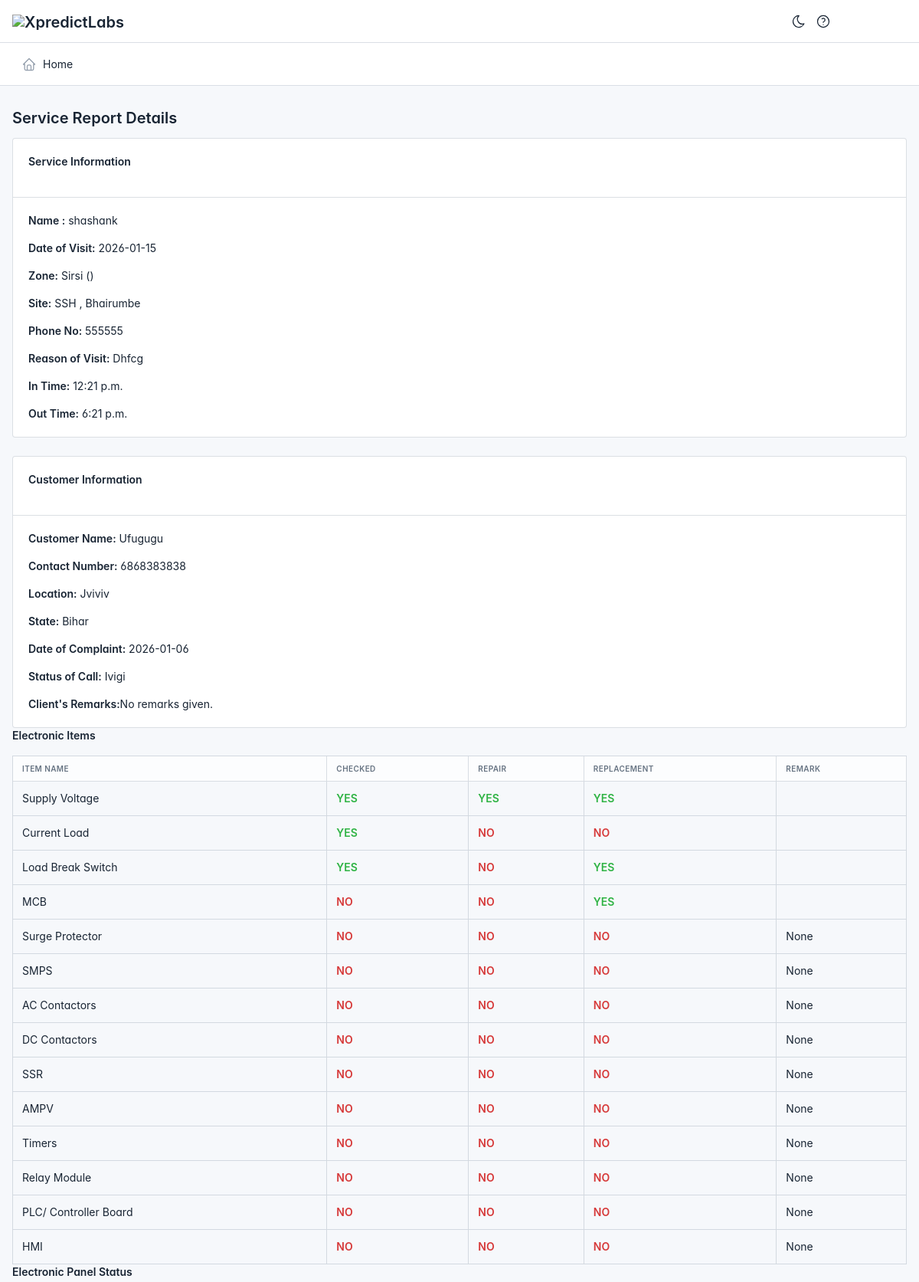
Screenshot of /service-report/588/ (upper part) with the database file from the repository.
### apage/models.py (models this page shows, shortened)
class ServiceReport(models.Model):
    service_name = models.CharField(max_length=255)
    date_of_visit = models.DateField(validators=[no_future_dates], null=True, blank=True)
    zone = models.ForeignKey(Zone, on_delete=models.SET_NULL, null=True, blank=True, related_name='service_reports')
    site = models.ForeignKey(Site, on_delete=models.SET_NULL, null=True, blank=True, related_name='service_reports')
    phone_no = models.CharField(max_length=15, null=True, blank=True)
    reason_of_visit = models.CharField(max_length=255, null=True, blank=True)
    in_time = models.TimeField(null=True, blank=True)
    out_time = models.TimeField(null=True, blank=True)
    other_remarks = models.TextField(blank=True, null=True, help_text="Store all other remarks concatenated.")
    spares_details = models.TextField(blank=True, null=True, help_text="Concatenated spares details")
    service_person_signature = models.TextField(blank=True, null=True, help_text="Base64-encoded signature of the service person.")
    service_person_name = models.CharField(max_length=255, blank=True, null=True, help_text="Name of the service person.")
    client_signature = models.TextField(blank=True, null=True, help_text="Base64-encoded signature of the client.")
    client_name = models.CharField(max_length=255, blank=True, null=True, help_text="Name of the client.")
    created_by = models.ForeignKey(User,on_delete=models.SET_NULL,null=True,blank=True)
    created_date = models.DateField(default=timezone.now)
    customer_name = models.CharField(max_length=255, null=True, blank=True)
    contact_number = models.CharField(max_length=15, null=True, blank=True)
    location = models.CharField(max_length=255, null=True, blank=True)
    state = models.ForeignKey(State, on_delete=models.SET_NULL, null=True)
    date_of_complaint = models.DateField(null=True, blank=True)
    status_of_call = models.CharField(max_length=100, null=True, blank=True)
    electronic_items = models.ManyToManyField(ElectronicItem, through='ElectronicItemStatus')
    electronic_panels = models.ManyToManyField(ElectronicPanel, through='ElectronicPanelStatus')
    chemical_items = models.ManyToManyField(ChemicalItem, through='ChemicalItemStatus')
    pumps = models.ManyToManyField(Pump, through='PumpStatus')
    miscellaneous_items = models.ManyToManyField(MiscellaneousItem, through='MiscellaneousItemStatus')
    wastewater_parameters = models.ManyToManyField(WastewaterParameter, through='WastewaterParameterStatus')
    client_signed = models.BooleanField(default=False)  # ✅ NEW
    client_remark = models.TextField(blank=True, null=True, help_text="Remarks given by the client while signing.")
    is_draft = models.BooleanField(default=False)
    STATUS_CHOICES = [
        ('pending', 'Pending'),
        ('approved', 'Approved'),
        ('rejected', 'Rejected'),
    ]
    rejection_reason = models.TextField(blank=True, null=True)
    status = models.CharField(
        max_length=20,
        choices=STATUS_CHOICES,
        default='pending',
    )
    class Meta:
        verbose_name = 'Service Report'
        verbose_name_plural = 'Service Reports'

class Site(models.Model):
    name = models.CharField(max_length=100)
    zone = models.ForeignKey(Zone, on_delete=models.CASCADE , null=True, blank=True)

class State(models.Model):
    name = models.CharField(max_length=255, unique=True)
    def __str__(self):
        return self.name

class ElectronicItemStatus(models.Model):
    report = models.ForeignKey(ServiceReport, on_delete=models.CASCADE)
    item = models.ForeignKey(ElectronicItem, on_delete=models.CASCADE)
    checked = models.BooleanField(default=False)
    repair = models.BooleanField(default=False)
    replacement = models.BooleanField(default=False)
    remark = models.TextField(blank=True, null=True)

class ElectronicItem(models.Model):
    name = models.CharField(max_length=255)

### app/models.py (models this page shows, shortened)
class Zone(models.Model):
    name = models.CharField(max_length=100)

### apage/views.py (the view)
# urls.py: path('service-report/<int:pk>/', views.view_service_report, name='view_service_report'),
def view_service_report(request, pk):
    service_report = ServiceReport.objects.get(pk=pk)
    electronic_item_statuses = ElectronicItemStatus.objects.filter(report=service_report)
    panel_statuses = ElectronicPanelStatus.objects.filter(report=service_report)
    chemical_item_statuses = ChemicalItemStatus.objects.filter(report=service_report)
    pump_statuses = PumpStatus.objects.filter(report=service_report)
    miscellaneous_item_statuses = MiscellaneousItemStatus.objects.filter(report=service_report)
    wastewater_parameter_statuses = WastewaterParameterStatus.objects.filter(report=service_report)
    machine_run_times = MachineRunTime.objects.filter(service_report=service_report)
    tool_statuses = ToolStatus.objects.filter(service_report=service_report)
    existing_attachments = ServiceReportAttachment.objects.filter(service_report=service_report)
    context = {
        'service_report': service_report,
        'electronic_item_statuses': electronic_item_statuses,
        'panel_statuses': panel_statuses,
        'chemical_item_statuses': chemical_item_statuses,
        'pump_statuses': pump_statuses,
        'miscellaneous_item_statuses': miscellaneous_item_statuses,
        'wastewater_parameter_statuses': wastewater_parameter_statuses,
        'machine_run_times': machine_run_times,
        'tool_statuses': tool_statuses,
        'existing_attachments': existing_attachments,
    }
    return render(request, 'apage/servicereport_detail.html', context)

### app/context_processors.py (called while the page is built, shortened)
def user_role(request):
    return {}  # Empty context if user is not authenticated

def group_buttons(request):
    return {
        'group_buttons': GroupButton.objects.all()
    }

def modules_with_submodules(request):
    if not request.user.is_authenticated:
        return {}  # Return an empty context for unauthenticated users

### website/context_processors.py (called while the page is built, shortened)
def dashboard_data(request):
    if not request.user.is_authenticated:  # Avoid running for anonymous users
        return {}

def pay_now_context(request):
    payment_details = None
    selected_user = None
    expenses = None
    total_amount_to_be_paid = None
    transaction_id = None
    from_date = None
    to_date = None
    selected_filter = None
    user_id = request.GET.get('user_id', None)
    return {
        'selected_user': selected_user,
        'expenses': expenses,
        'total_amount_to_be_paid': total_amount_to_be_paid,
        'transaction_id': transaction_id,
        'from_date': from_date,
        'to_date': to_date,
        'selected_filter': selected_filter,
        'payment_details': payment_details,
    }

def generate_voucher_number(request):
    current_date = datetime.now()
    year_month = current_date.strftime('%y%m')  # 'yy' format for year and 'mm' for month
    last_voucher = CashVoucher.objects.filter(voucher_number__startswith=f"XPCV{year_month}").order_by('voucher_number').last()
    if last_voucher:
        last_number = int(last_voucher.voucher_number[-4:])
        next_number = last_number + 1
    else:
        next_number = 1
    counter_str = str(next_number).zfill(4)
    voucher_number = f"XPCV{year_month}{counter_str}"
    return {'voucher_number': voucher_number}

def notifications(request):
    if request.user.is_authenticated:
        if request.user.is_superuser:  # For admin users, get all notifications
            notifications = Notification.objects.all().order_by('-created_at').values('id', 'title', 'message', 'status', 'created_at')
        else:  # For regular users, filter by the current user (if notifications are user-specific)
            notifications = Notification.objects.filter(user=request.user).order_by('-created_at').values('id', 'title', 'message', 'status', 'created_at')
        unread_count = notifications.filter(status='unread').count()
    else:
        notifications = []
        unread_count = 0
    return {
        'notifications': list(notifications),
        'unread_count': unread_count,
    }

### templates/apage/servicereport_detail.html (shortened to what this page needs)
{% extends "base.html" %}
{% block content %}
    <div class="container-fluid mt-5">
        <h2 class="page-title mb-3">Service Report Details</h2>
        <div class="card">
            <div id ="cardd"class="card-header">
                <h4>Service Information</h4>
            </div>
            <div class="card-body">
                <p><strong>Name :</strong> {{ service_report.service_name }}</p>
                <p><strong>Date of Visit:</strong> {{ service_report.date_of_visit|date:"Y-m-d" }}</p>
                <p><strong>Zone:</strong> {{ service_report.zone.name }} ({{ service_report.zone.code }})</p>
                <p><strong>Site:</strong> {{ service_report.site.name }}</p>
                <p><strong>Phone No:</strong> {{ service_report.phone_no }}</p>
                <p><strong>Reason of Visit:</strong> {{ service_report.reason_of_visit }}</p>
                <p><strong>In Time:</strong> {{ service_report.in_time }}</p>
                <p><strong>Out Time:</strong> {{ service_report.out_time }}</p>
            </div>
        </div>
        <div class="card mt-4">
            <div class="card-header">
                <h4>Customer Information</h4>
            </div>
            <div class="card-body">
                <p><strong>Customer Name:</strong> {{ service_report.customer_name }}</p>
                <p><strong>Contact Number:</strong> {{ service_report.contact_number }}</p>
                <p><strong>Location:</strong> {{ service_report.location }}</p>
                <p><strong>State:</strong> {{ service_report.state }}</p>
                <p><strong>Date of Complaint:</strong> {{ service_report.date_of_complaint|date:"Y-m-d" }}</p>
                <p><strong>Status of Call:</strong> {{ service_report.status_of_call }}</p>
                <p><strong>Client's Remarks:</strong>{{ service_report.client_remark|default:"No remarks given." }}</p>
            </div>
        </div>
                <div class="card-header">
                    <h4>Electronic Items</h4>
                </div>
                <div class="card-body table-responsive">
                    <table class="table table-bordered">
                        <thead>
                            <tr>
                                <th>Item Name</th>
                                <th>Checked</th>
                                <th>Repair</th>
                                <th>Replacement</th>
                                <th>Remark</th>
                            </tr>
                        </thead>
                        <tbody>
                            {% for status in electronic_item_statuses %}
                            <tr>
                                <td>{{ status.item.name }}</td>
                                <td>{{ status.checked|yesno:"Yes,No" }}</td>
                                <td>{{ status.repair|yesno:"Yes,No" }}</td>
                                <td>{{ status.replacement|yesno:"Yes,No" }}</td>
                                <td>{{ status.remark }}</td>
                            </tr>
                            {% empty %}
                            <tr>
                                <td colspan="5">No electronic items recorded for this report.</td>
                            </tr>
                            {% endfor %}
                        </tbody>
                    </table>
                </div>
                <div class="card-header">
                    <h4>Electronic Panel Status</h4>
                </div>
                </div>
            </div>
        </div>
{% endblock content %}

### templates/base.html (style rules this page uses)
:root { --tblr-font-sans-serif: 'Inter Var', -apple-system, BlinkMacSystemFont, San Francisco, Segoe UI, Roboto, Helvetica Neue, sans-serif; }
body { font-feature-settings: "cv03", "cv04", "cv11"; }

### rows the page displays
ServiceReport: service_name "shashank", date_of_visit "2026-01-15", zone.name "Sirsi", site.name "SSH , Bhairumbe", phone_no "555555", reason_of_visit "Dhfcg", in_time "12:21 p.m.", out_time "6:21 p.m.", customer_name "Ufugugu", contact_number "6868383838", location "Jviviv", state "Bihar", date_of_complaint "2026-01-06", status_of_call "Ivigi", client_remark "No remarks given."
ElectronicItemStatus: item.name "Supply Voltage"
ElectronicItemStatus: item.name "Current Load"
ElectronicItemStatus: item.name "Load Break Switch"
ElectronicItemStatus: item.name "MCB"
ElectronicItemStatus: item.name "Surge Protector", remark "None"
ElectronicItemStatus: item.name "SMPS", remark "None"
ElectronicItemStatus: item.name "AC Contactors", remark "None"
ElectronicItemStatus: item.name "DC Contactors", remark "None"
ElectronicItemStatus: item.name "SSR", remark "None"
ElectronicItemStatus: item.name "AMPV", remark "None"
ElectronicItemStatus: item.name "Timers", remark "None"
ElectronicItemStatus: item.name "Relay Module", remark "None"
ElectronicItemStatus: item.name "PLC/ Controller Board", remark "None"
ElectronicItemStatus: item.name "HMI", remark "None"
